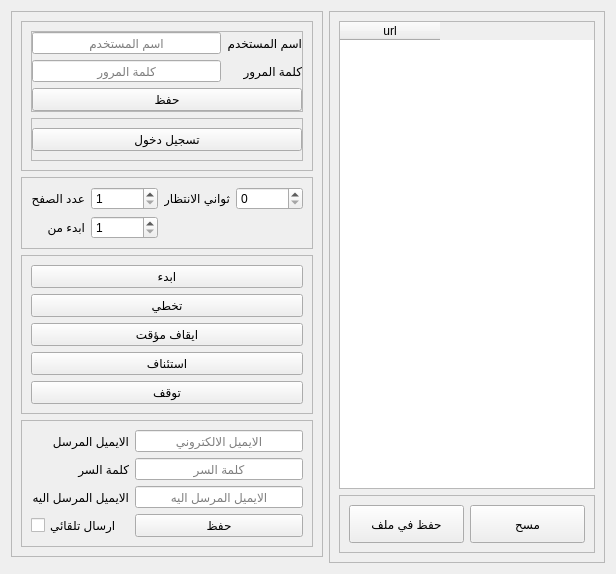
      <widget class="QWidget" name="tab_14">
       <attribute name="title">
        <string>سحب العقارات</string>
       </attribute>
       <layout class="QGridLayout" name="gridLayout_27" columnstretch="1,2">
        <item row="0" column="1" rowspan="2">
         <widget class="QFrame" name="frame_21">
          <property name="sizePolicy">
           <sizepolicy hsizetype="Preferred" vsizetype="Expanding">
            <horstretch>0</horstretch>
            <verstretch>0</verstretch>
           </sizepolicy>
          </property>
          <property name="frameShape">
           <enum>QFrame::StyledPanel</enum>
          </property>
          <property name="frameShadow">
           <enum>QFrame::Raised</enum>
          </property>
          <layout class="QGridLayout" name="gridLayout_23" rowstretch="8,1">
           <item row="1" column="0">
            <widget class="QFrame" name="frame_22">
             <property name="sizePolicy">
              <sizepolicy hsizetype="Preferred" vsizetype="Expanding">
               <horstretch>0</horstretch>
               <verstretch>0</verstretch>
              </sizepolicy>
             </property>
             <property name="frameShape">
              <enum>QFrame::StyledPanel</enum>
             </property>
             <property name="frameShadow">
              <enum>QFrame::Raised</enum>
             </property>
             <layout class="QGridLayout" name="gridLayout_24">
              <item row="0" column="1">
               <widget class="QPushButton" name="pushButton_17">
                <property name="sizePolicy">
                 <sizepolicy hsizetype="Minimum" vsizetype="Expanding">
                  <horstretch>0</horstretch>
                  <verstretch>0</verstretch>
                 </sizepolicy>
                </property>
                <property name="cursor">
                 <cursorShape>PointingHandCursor</cursorShape>
                </property>
                <property name="text">
                 <string>حفظ في ملف</string>
                </property>
               </widget>
              </item>
              <item row="0" column="2">
               <widget class="QPushButton" name="pushButton_18">
                <property name="sizePolicy">
                 <sizepolicy hsizetype="Minimum" vsizetype="Expanding">
                  <horstretch>0</horstretch>
                  <verstretch>0</verstretch>
                 </sizepolicy>
                </property>
                <property name="cursor">
                 <cursorShape>PointingHandCursor</cursorShape>
                </property>
                <property name="text">
                 <string>مسح</string>
                </property>
               </widget>
              </item>
             </layout>
            </widget>
           </item>
           <item row="0" column="0">
            <widget class="QTableWidget" name="tableWidget_2">
             <property name="sizePolicy">
              <sizepolicy hsizetype="Expanding" vsizetype="Expanding">
               <horstretch>0</horstretch>
               <verstretch>0</verstretch>
              </sizepolicy>
             </property>
             <column>
              <property name="text">
               <string>url</string>
              </property>
             </column>
            </widget>
           </item>
          </layout>
         </widget>
        </item>
        <item row="0" column="0">
         <widget class="QFrame" name="frame_17">
          <property name="frameShape">
           <enum>QFrame::StyledPanel</enum>
          </property>
          <property name="frameShadow">
           <enum>QFrame::Raised</enum>
          </property>
          <layout class="QGridLayout" name="gridLayout_28" rowstretch="4,1,4,4">
           <item row="0" column="0">
            <widget class="QFrame" name="frame_23">
             <property name="sizePolicy">
              <sizepolicy hsizetype="Preferred" vsizetype="Expanding">
               <horstretch>0</horstretch>
               <verstretch>0</verstretch>
              </sizepolicy>
             </property>
             <property name="frameShape">
              <enum>QFrame::StyledPanel</enum>
             </property>
             <property name="frameShadow">
              <enum>QFrame::Raised</enum>
             </property>
             <layout class="QGridLayout" name="gridLayout_25" rowstretch="4,2">
              <item row="0" column="0">
               <widget class="QFrame" name="frame_18">
                <property name="sizePolicy">
                 <sizepolicy hsizetype="Preferred" vsizetype="Expanding">
                  <horstretch>0</horstretch>
                  <verstretch>0</verstretch>
                 </sizepolicy>
                </property>
                <property name="layoutDirection">
                 <enum>Qt::LeftToRight</enum>
                </property>
                <property name="frameShape">
                 <enum>QFrame::StyledPanel</enum>
                </property>
                <property name="frameShadow">
                 <enum>QFrame::Raised</enum>
                </property>
                <layout class="QGridLayout" name="gridLayout_19">
                 <property name="leftMargin">
                  <number>0</number>
                 </property>
                 <property name="topMargin">
                  <number>0</number>
                 </property>
                 <property name="rightMargin">
                  <number>0</number>
                 </property>
                 <property name="bottomMargin">
                  <number>0</number>
                 </property>
                 <item row="0" column="0">
                  <widget class="QLineEdit" name="lineEdit_11">
                   <property name="sizePolicy">
                    <sizepolicy hsizetype="Expanding" vsizetype="Expanding">
                     <horstretch>0</horstretch>
                     <verstretch>0</verstretch>
                    </sizepolicy>
                   </property>
                   <property name="layoutDirection">
                    <enum>Qt::LeftToRight</enum>
                   </property>
                   <property name="alignment">
                    <set>Qt::AlignCenter</set>
                   </property>
                   <property name="placeholderText">
                    <string>اسم المستخدم</string>
                   </property>
                  </widget>
                 </item>
                 <item row="1" column="0">
                  <widget class="QLineEdit" name="lineEdit_12">
                   <property name="sizePolicy">
                    <sizepolicy hsizetype="Expanding" vsizetype="Expanding">
                     <horstretch>0</horstretch>
                     <verstretch>0</verstretch>
                    </sizepolicy>
                   </property>
                   <property name="alignment">
                    <set>Qt::AlignCenter</set>
                   </property>
                   <property name="placeholderText">
                    <string>كلمة المرور</string>
                   </property>
                  </widget>
                 </item>
                 <item row="0" column="1">
                  <widget class="QLabel" name="label_36">
                   <property name="sizePolicy">
                    <sizepolicy hsizetype="Preferred" vsizetype="Expanding">
                     <horstretch>0</horstretch>
                     <verstretch>0</verstretch>
                    </sizepolicy>
                   </property>
                   <property name="text">
                    <string>اسم المستخدم</string>
                   </property>
                  </widget>
                 </item>
                 <item row="1" column="1">
                  <widget class="QLabel" name="label_37">
                   <property name="sizePolicy">
                    <sizepolicy hsizetype="Preferred" vsizetype="Expanding">
                     <horstretch>0</horstretch>
                     <verstretch>0</verstretch>
                    </sizepolicy>
                   </property>
                   <property name="text">
                    <string>كلمة المرور</string>
                   </property>
                  </widget>
                 </item>
                 <item row="2" column="0" colspan="2">
                  <widget class="QPushButton" name="pushButton_19">
                   <property name="sizePolicy">
                    <sizepolicy hsizetype="Minimum" vsizetype="Expanding">
                     <horstretch>0</horstretch>
                     <verstretch>0</verstretch>
                    </sizepolicy>
                   </property>
                   <property name="cursor">
                    <cursorShape>PointingHandCursor</cursorShape>
                   </property>
                   <property name="text">
                    <string>حفظ</string>
                   </property>
                  </widget>
                 </item>
                </layout>
               </widget>
              </item>
              <item row="1" column="0">
               <widget class="QFrame" name="frame_19">
                <property name="sizePolicy">
                 <sizepolicy hsizetype="Preferred" vsizetype="Expanding">
                  <horstretch>0</horstretch>
                  <verstretch>0</verstretch>
                 </sizepolicy>
                </property>
                <property name="frameShape">
                 <enum>QFrame::StyledPanel</enum>
                </property>
                <property name="frameShadow">
                 <enum>QFrame::Raised</enum>
                </property>
                <layout class="QGridLayout" name="gridLayout_20">
                 <property name="leftMargin">
                  <number>0</number>
                 </property>
                 <property name="rightMargin">
                  <number>0</number>
                 </property>
                 <item row="0" column="0">
                  <widget class="QPushButton" name="pushButton_20">
                   <property name="sizePolicy">
                    <sizepolicy hsizetype="Minimum" vsizetype="Expanding">
                     <horstretch>0</horstretch>
                     <verstretch>0</verstretch>
                    </sizepolicy>
                   </property>
                   <property name="cursor">
                    <cursorShape>PointingHandCursor</cursorShape>
                   </property>
                   <property name="text">
                    <string>تسجيل دخول</string>
                   </property>
                  </widget>
                 </item>
                </layout>
               </widget>
              </item>
             </layout>
            </widget>
           </item>
           <item row="1" column="0">
            <widget class="QFrame" name="frame_24">
             <property name="sizePolicy">
              <sizepolicy hsizetype="Preferred" vsizetype="Expanding">
               <horstretch>0</horstretch>
               <verstretch>0</verstretch>
              </sizepolicy>
             </property>
             <property name="frameShape">
              <enum>QFrame::StyledPanel</enum>
             </property>
             <property name="frameShadow">
              <enum>QFrame::Raised</enum>
             </property>
             <layout class="QGridLayout" name="gridLayout_26">
              <item row="1" column="1">
               <widget class="QLabel" name="label_35">
                <property name="sizePolicy">
                 <sizepolicy hsizetype="Preferred" vsizetype="Expanding">
                  <horstretch>0</horstretch>
                  <verstretch>0</verstretch>
                 </sizepolicy>
                </property>
                <property name="text">
                 <string>ابدء من </string>
                </property>
               </widget>
              </item>
              <item row="0" column="1">
               <widget class="QLabel" name="label_34">
                <property name="sizePolicy">
                 <sizepolicy hsizetype="Expanding" vsizetype="Expanding">
                  <horstretch>0</horstretch>
                  <verstretch>0</verstretch>
                 </sizepolicy>
                </property>
                <property name="text">
                 <string>عدد الصفح</string>
                </property>
               </widget>
              </item>
              <item row="1" column="3">
               <widget class="QSpinBox" name="spinBox_4">
                <property name="sizePolicy">
                 <sizepolicy hsizetype="Expanding" vsizetype="Expanding">
                  <horstretch>0</horstretch>
                  <verstretch>0</verstretch>
                 </sizepolicy>
                </property>
                <property name="minimum">
                 <number>1</number>
                </property>
                <property name="maximum">
                 <number>999999999</number>
                </property>
                <property name="value">
                 <number>1</number>
                </property>
               </widget>
              </item>
              <item row="0" column="3">
               <widget class="QSpinBox" name="spinBox_3">
                <property name="sizePolicy">
                 <sizepolicy hsizetype="Minimum" vsizetype="Expanding">
                  <horstretch>0</horstretch>
                  <verstretch>0</verstretch>
                 </sizepolicy>
                </property>
                <property name="minimum">
                 <number>1</number>
                </property>
                <property name="maximum">
                 <number>999999999</number>
                </property>
               </widget>
              </item>
              <item row="0" column="4">
               <widget class="QLabel" name="label_16">
                <property name="text">
                 <string>ثواني الانتظار</string>
                </property>
               </widget>
              </item>
              <item row="0" column="5">
               <widget class="QSpinBox" name="spinBox_5">
                <property name="sizePolicy">
                 <sizepolicy hsizetype="Expanding" vsizetype="Expanding">
                  <horstretch>0</horstretch>
                  <verstretch>0</verstretch>
                 </sizepolicy>
                </property>
                <property name="minimum">
                 <number>0</number>
                </property>
                <property name="maximum">
                 <number>999999999</number>
                </property>
               </widget>
              </item>
             </layout>
            </widget>
           </item>
           <item row="2" column="0">
            <widget class="QFrame" name="frame_25">
             <property name="sizePolicy">
              <sizepolicy hsizetype="Preferred" vsizetype="Expanding">
               <horstretch>0</horstretch>
               <verstretch>0</verstretch>
              </sizepolicy>
             </property>
             <property name="frameShape">
              <enum>QFrame::StyledPanel</enum>
             </property>
             <property name="frameShadow">
              <enum>QFrame::Raised</enum>
             </property>
             <layout class="QGridLayout" name="gridLayout_21">
              <item row="0" column="0">
               <widget class="QPushButton" name="pushButton_14">
                <property name="sizePolicy">
                 <sizepolicy hsizetype="Minimum" vsizetype="Expanding">
                  <horstretch>0</horstretch>
                  <verstretch>0</verstretch>
                 </sizepolicy>
                </property>
                <property name="cursor">
                 <cursorShape>PointingHandCursor</cursorShape>
                </property>
                <property name="text">
                 <string>ابدء</string>
                </property>
               </widget>
              </item>
              <item row="3" column="0">
               <widget class="QPushButton" name="pushButton_13">
                <property name="sizePolicy">
                 <sizepolicy hsizetype="Minimum" vsizetype="Expanding">
                  <horstretch>0</horstretch>
                  <verstretch>0</verstretch>
                 </sizepolicy>
                </property>
                <property name="cursor">
                 <cursorShape>PointingHandCursor</cursorShape>
                </property>
                <property name="text">
                 <string>استئناف</string>
                </property>
               </widget>
              </item>
              <item row="2" column="0">
               <widget class="QPushButton" name="pushButton_12">
                <property name="sizePolicy">
                 <sizepolicy hsizetype="Minimum" vsizetype="Expanding">
                  <horstretch>0</horstretch>
                  <verstretch>0</verstretch>
                 </sizepolicy>
                </property>
                <property name="cursor">
                 <cursorShape>PointingHandCursor</cursorShape>
                </property>
                <property name="text">
                 <string>ايقاف مؤقت</string>
                </property>
               </widget>
              </item>
              <item row="4" column="0">
               <widget class="QPushButton" name="pushButton_15">
                <property name="sizePolicy">
                 <sizepolicy hsizetype="Minimum" vsizetype="Expanding">
                  <horstretch>0</horstretch>
                  <verstretch>0</verstretch>
                 </sizepolicy>
                </property>
                <property name="cursor">
                 <cursorShape>PointingHandCursor</cursorShape>
                </property>
                <property name="text">
                 <string>توقف</string>
                </property>
               </widget>
              </item>
              <item row="1" column="0">
               <widget class="QPushButton" name="pushButton_16">
                <property name="sizePolicy">
                 <sizepolicy hsizetype="Expanding" vsizetype="Expanding">
                  <horstretch>0</horstretch>
                  <verstretch>0</verstretch>
                 </sizepolicy>
                </property>
                <property name="cursor">
                 <cursorShape>PointingHandCursor</cursorShape>
                </property>
                <property name="text">
                 <string>تخطي</string>
                </property>
               </widget>
              </item>
             </layout>
            </widget>
           </item>
           <item row="3" column="0">
            <widget class="QFrame" name="frame_20">
             <property name="sizePolicy">
              <sizepolicy hsizetype="Preferred" vsizetype="Expanding">
               <horstretch>0</horstretch>
               <verstretch>0</verstretch>
              </sizepolicy>
             </property>
             <property name="frameShape">
              <enum>QFrame::StyledPanel</enum>
             </property>
             <property name="frameShadow">
              <enum>QFrame::Raised</enum>
             </property>
             <layout class="QGridLayout" name="gridLayout_22">
              <item row="0" column="1">
               <widget class="QLineEdit" name="lineEdit_13">
                <property name="sizePolicy">
                 <sizepolicy hsizetype="Expanding" vsizetype="Expanding">
                  <horstretch>0</horstretch>
                  <verstretch>0</verstretch>
                 </sizepolicy>
                </property>
                <property name="alignment">
                 <set>Qt::AlignCenter</set>
                </property>
                <property name="placeholderText">
                 <string>الايميل الالكتروني</string>
                </property>
               </widget>
              </item>
              <item row="3" column="1">
               <widget class="QPushButton" name="pushButton_25">
                <property name="sizePolicy">
                 <sizepolicy hsizetype="Minimum" vsizetype="Expanding">
                  <horstretch>0</horstretch>
                  <verstretch>0</verstretch>
                 </sizepolicy>
                </property>
                <property name="cursor">
                 <cursorShape>PointingHandCursor</cursorShape>
                </property>
                <property name="text">
                 <string>حفظ</string>
                </property>
               </widget>
              </item>
              <item row="2" column="1">
               <widget class="QLineEdit" name="lineEdit_15">
                <property name="sizePolicy">
                 <sizepolicy hsizetype="Expanding" vsizetype="Expanding">
                  <horstretch>0</horstretch>
                  <verstretch>0</verstretch>
                 </sizepolicy>
                </property>
                <property name="alignment">
                 <set>Qt::AlignCenter</set>
                </property>
                <property name="placeholderText">
                 <string>الايميل المرسل اليه</string>
                </property>
               </widget>
              </item>
              <item row="1" column="1">
               <widget class="QLineEdit" name="lineEdit_14">
                <property name="sizePolicy">
                 <sizepolicy hsizetype="Expanding" vsizetype="Expanding">
                  <horstretch>0</horstretch>
                  <verstretch>0</verstretch>
                 </sizepolicy>
                </property>
                <property name="alignment">
                 <set>Qt::AlignCenter</set>
                </property>
                <property name="placeholderText">
                 <string>كلمة السر</string>
                </property>
               </widget>
              </item>
              <item row="0" column="0">
               <widget class="QLabel" name="label_38">
                <property name="sizePolicy">
                 <sizepolicy hsizetype="Preferred" vsizetype="Expanding">
                  <horstretch>0</horstretch>
                  <verstretch>0</verstretch>
                 </sizepolicy>
                </property>
                <property name="text">
                 <string>الايميل المرسل</string>
                </property>
               </widget>
              </item>
              <item row="1" column="0">
               <widget class="QLabel" name="label_39">
                <property name="sizePolicy">
                 <sizepolicy hsizetype="Preferred" vsizetype="Expanding">
                  <horstretch>0</horstretch>
                  <verstretch>0</verstretch>
                 </sizepolicy>
                </property>
                <property name="text">
                 <string>كلمة السر</string>
                </property>
               </widget>
              </item>
              <item row="2" column="0">
               <widget class="QLabel" name="label_40">
                <property name="sizePolicy">
                 <sizepolicy hsizetype="Preferred" vsizetype="Expanding">
                  <horstretch>0</horstretch>
                  <verstretch>0</verstretch>
                 </sizepolicy>
                </property>
                <property name="text">
                 <string>الايميل المرسل اليه</string>
                </property>
               </widget>
              </item>
              <item row="3" column="0">
               <widget class="QCheckBox" name="checkBox">
                <property name="text">
                 <string>ارسال تلقائي</string>
                </property>
               </widget>
              </item>
             </layout>
            </widget>
           </item>
          </layout>
         </widget>
        </item>
       </layout>
      </widget>
